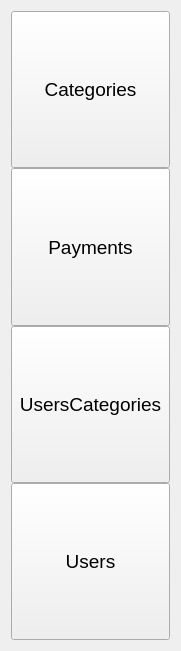
       <widget class="QWidget" name="verticalLayoutWidget">
        <property name="geometry">
         <rect>
          <x>20</x>
          <y>20</y>
          <width>181</width>
          <height>651</height>
         </rect>
        </property>
        <layout class="QVBoxLayout" name="navigationPanel">
         <property name="spacing">
          <number>0</number>
         </property>
         <property name="sizeConstraint">
          <enum>QLayout::SetDefaultConstraint</enum>
         </property>
         <item>
          <widget class="QPushButton" name="categoriesOpenTableBtn">
           <property name="sizePolicy">
            <sizepolicy hsizetype="MinimumExpanding" vsizetype="Expanding">
             <horstretch>0</horstretch>
             <verstretch>0</verstretch>
            </sizepolicy>
           </property>
           <property name="font">
            <font>
             <family>Segoe UI</family>
             <pointsize>14</pointsize>
            </font>
           </property>
           <property name="contextMenuPolicy">
            <enum>Qt::DefaultContextMenu</enum>
           </property>
           <property name="styleSheet">
            <string notr="true">#categoriesOpenTableBtn{
background-color: #F0F0F0;
border-color: yellow;
color: black;
}

#categoriesOpenTableBtn:hover{
background-color: white;
color: black;
}</string>
           </property>
           <property name="text">
            <string>Categories</string>
           </property>
          </widget>
         </item>
         <item>
          <widget class="QPushButton" name="paymentsOpenTableBtn">
           <property name="sizePolicy">
            <sizepolicy hsizetype="Minimum" vsizetype="Expanding">
             <horstretch>0</horstretch>
             <verstretch>0</verstretch>
            </sizepolicy>
           </property>
           <property name="font">
            <font>
             <family>Segoe UI</family>
             <pointsize>14</pointsize>
            </font>
           </property>
           <property name="styleSheet">
            <string notr="true">#paymentsOpenTableBtn{
background-color: #F0F0F0;
border-color: yellow;
color: black;
}

#paymentsOpenTableBtn:hover{
background-color: white;
color: black;
}</string>
           </property>
           <property name="text">
            <string>Payments</string>
           </property>
          </widget>
         </item>
         <item>
          <widget class="QPushButton" name="usersCategoriesOpenTableBtn">
           <property name="sizePolicy">
            <sizepolicy hsizetype="Minimum" vsizetype="Expanding">
             <horstretch>0</horstretch>
             <verstretch>0</verstretch>
            </sizepolicy>
           </property>
           <property name="font">
            <font>
             <family>Segoe UI</family>
             <pointsize>14</pointsize>
            </font>
           </property>
           <property name="styleSheet">
            <string notr="true">#usersCategoriesOpenTableBtn{
background-color: #F0F0F0;
border-color: yellow;
color: black;
}

#usersCategoriesOpenTableBtn:hover{
background-color: white;
color: black;
}</string>
           </property>
           <property name="text">
            <string>UsersCategories</string>
           </property>
          </widget>
         </item>
         <item>
          <widget class="QPushButton" name="usersOpenTableBtn">
           <property name="sizePolicy">
            <sizepolicy hsizetype="Minimum" vsizetype="Expanding">
             <horstretch>0</horstretch>
             <verstretch>0</verstretch>
            </sizepolicy>
           </property>
           <property name="font">
            <font>
             <family>Segoe UI</family>
             <pointsize>14</pointsize>
            </font>
           </property>
           <property name="styleSheet">
            <string notr="true">#usersOpenTableBtn{
background-color: #F0F0F0;
border-color: yellow;
color: black;
}

#usersOpenTableBtn:hover{
background-color: white;
color: black;
}</string>
           </property>
           <property name="text">
            <string>Users</string>
           </property>
          </widget>
         </item>
        </layout>
       </widget>
